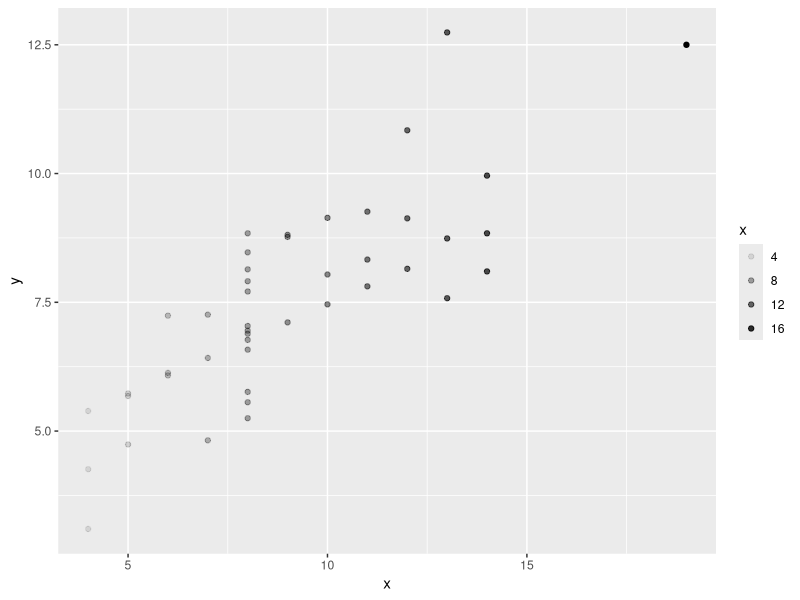
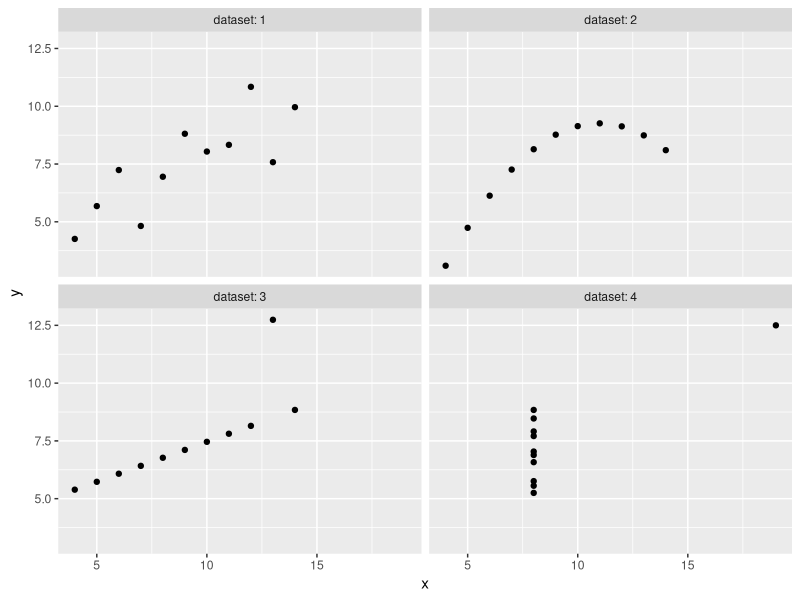
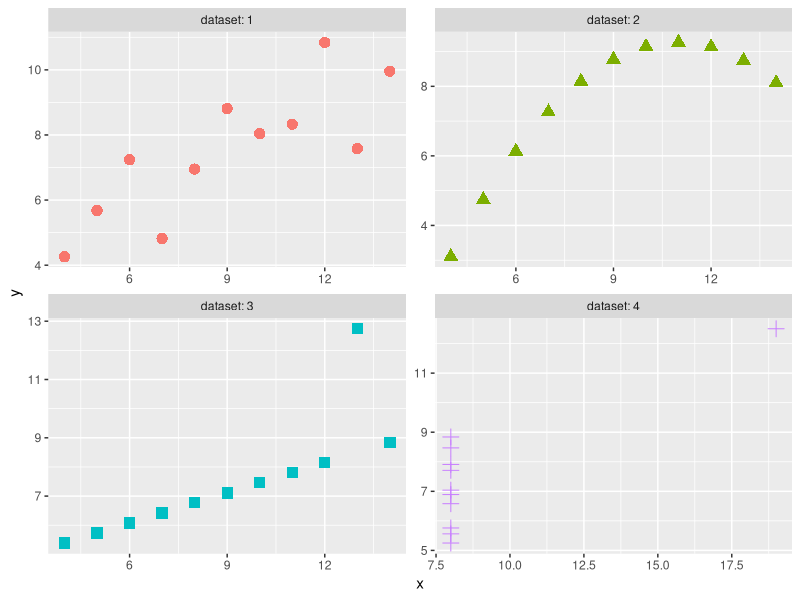
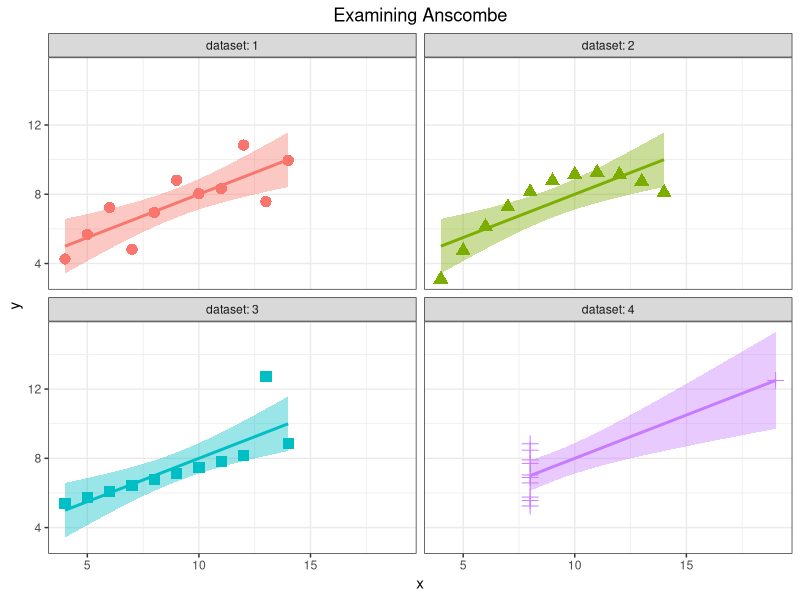

Write R code to recreate these figures, in order.
## ---- chunk 1
knitr::opts_chunk$set(echo = TRUE)
## ---- chunk 2
library(tidyverse)
## ---- chunk 3
anscombe %>% glimpse() #not tidy data table, columns contain 2 piece of information
## ---- chunk 4
a_tidy <- anscombe %>% 
    tibble::rowid_to_column() %>%
    pivot_longer(cols = !c("rowid")) %>% 
    tidyr::separate(name,
                    c("variable","dataset"),
                    sep = 1) %>% 
    pivot_wider(names_from='variable',values_from = 'value') %>% 
    arrange(dataset)
## ---- chunk 5
a_tidy %>% glimpse()
## ---- chunk 6
a_tidy %>% 
    ggplot(mapping = (aes(x=x,y=y))) +
    geom_point(mapping = aes(alpha = x))
## ---- chunk 7
a_tidy %>% 
    ggplot(aes(x=x,y=y)) +
    geom_point() +
    facet_wrap(~dataset, labeller = 'label_both')
## ---- chunk 8
a_tidy %>% 
    ggplot(aes(x=x,y=y)) +
    geom_point(aes(color = dataset,
                   shape = dataset),
               size = 3.5) +
    facet_wrap(~dataset, labeller = 'label_both', scales = "free") +
    theme(legend.position='none')
## ---- chunk 9
a_tidy %>% 
    ggplot(aes(x=x,y=y)) +
    geom_point(aes(color =dataset,
                   shape = dataset),
               size = 3.5) +
    geom_smooth(method=lm,
                formula = y ~ x,
                mapping = aes(color = dataset,
                               fill = dataset)) +
    facet_wrap(~dataset, labeller = 'label_both') +
    labs(title = "Examining Anscombe") +
    theme_bw() +
    theme(legend.position='none',
          plot.title = element_text(hjust = 0.5)) 
